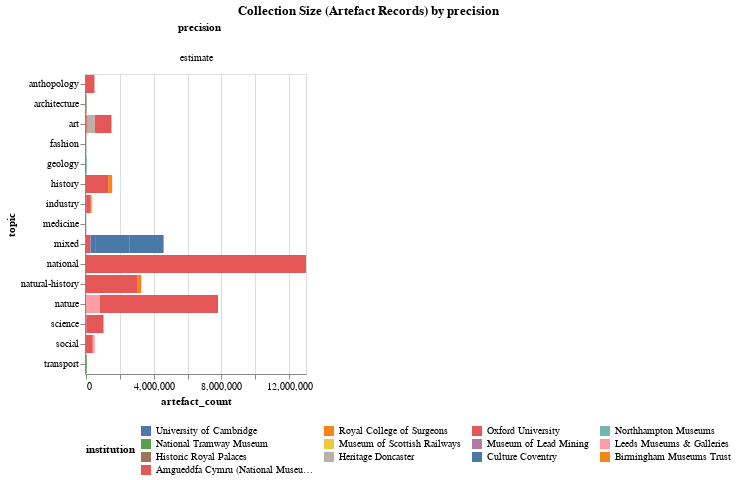

Here is the notebook cell this chart was saved with:
### Markdown cell above
## Artefacts  by precision

### Code cell
title = alt.TitleParams('Collection Size (Artefact) by precision', anchor='middle')
alt.Chart(artefacts_sub_df, title=title).mark_bar().encode(
    column='precision:O',
    x='artefact_count:Q',
    y='topic:N',
    tooltip=['institution','subcollection'],
    color=alt.Color('institution:N', sort='descending').legend(orient="bottom", titleOrient="left", columns=4)
).properties(width=220).resolve_scale(x='independent')

### Figure 1 — Vega-Lite specification as saved in the notebook (floating-point values rounded to 4 significant figures)
{"config": {"view": {"continuousWidth": 300, "continuousHeight": 300}}, "data": {"name": "data-3d8075c84e0361c60a1345eaa0c7b23a"}, "mark": {"type": "bar"}, "encoding": {"color": {"field": "institution", "legend": {"orient": "bottom", "titleOrient": "left", "columns": 4}, "sort": "descending", "type": "nominal"}, "column": {"field": "precision", "type": "ordinal"}, "tooltip": [{"field": "institution", "type": "nominal"}, {"field": "subcollection", "type": "nominal"}], "x": {"field": "artefact_count", "type": "quantitative"}, "y": {"field": "topic", "type": "nominal"}}, "resolve": {"scale": {"x": "independent"}}, "title": {"text": "Collection Size (Artefact Records) by precision", "anchor": "middle"}, "width": 220, "$schema": "https://vega.github.io/schema/vega-lite/v5.17.0.json", "datasets": {"data-3d8075c84e0361c60a1345eaa0c7b23a": [{"institution": "Oxford University", "subcollection": "Ashmolean Museum", "sector": "university", "type": "museum", "topic": "art", "precision": "estimate", "artefact_count": 1000000}, {"institution": "Oxford University", "subcollection": "History of Science Museum", "sector": "university", "type": "museum", "topic": "science", "precision": "estimate", "artefact_count": 30000}, {"institution": "Oxford University", "subcollection": "Museum of Natural History", "sector": "university", "type": "museum", "topic": "nature", "precision": "estimate", "artefact_count": 7000000}, {"institution": "Oxford University", "subcollection": "Pitt Rivers Museum", "sector": "university", "type": "museum", "topic": "anthopology", "precision": "estimate", "artefact_count": 500000}, {"institution": "Oxford University", "subcollection": "Bodleian Library", "sector": "university", "type": "library", "topic": "national", "precision": "estimate", "artefact_count": 13000000}, {"institution": "Oxford University", "subcollection": "History of Science Museum", "sector": "university", "type": "museum", "topic": "science", "precision": "estimate", "artefact_count": 1000000}, {"institution": "University of Cambridge", "subcollection": "Museum of Zoology", "sector": "university", "type": "museum", "topic": "mixed", "precision": "estimate", "artefact_count": 2000000}, {"institution": "University of Cambridge", "subcollection": "Sedgewick Museum of Earth Sciences", "sector": "university", "type": "museum", "topic": "mixed", "precision": "estimate", "artefact_count": 2000000}, {"institution": "University of Cambridge", "subcollection": "Whipple Museum of the History of Science", "sector": "university", "type": "museum", "topic": "science", "precision": "estimate", "artefact_count": 7000}, {"institution": "Royal College of Surgeons", "subcollection": "Hunterian Museum", "sector": "university", "type": "museum", "topic": "medicine", "precision": "estimate", "artefact_count": 3500}, {"institution": "Amgueddfa Cymru (National Museum Wales)", "subcollection": "Archaeology & Numismatics", "sector": "national", "type": "museum", "topic": "history", "precision": "estimate", "artefact_count": 1306174}, {"institution": "Amgueddfa Cymru (National Museum Wales)", "subcollection": "Art", "sector": "national", "type": "museum", "topic": "art", "precision": "estimate", "artefact_count": 46785}, {"institution": "Amgueddfa Cymru (National Museum Wales)", "subcollection": "Natural Sciences", "sector": "national", "type": "museum", "topic": "natural-history", "precision": "estimate", "artefact_count": 3018657}, {"institution": "Amgueddfa Cymru (National Museum Wales)", "subcollection": "National Wool Museum", "sector": "national", "type": "museum", "topic": "industry", "precision": "estimate", "artefact_count": 12000}, {"institution": "Amgueddfa Cymru (National Museum Wales)", "subcollection": "Industry", "sector": "national", "type": "museum", "topic": "industry", "precision": "estimate", "artefact_count": 268977}, {"institution": "Amgueddfa Cymru (National Museum Wales)", "subcollection": "Library", "sector": "national", "type": "library", "topic": "mixed", "precision": "estimate", "artefact_count": 265159}, {"institution": "Amgueddfa Cymru (National Museum Wales)", "subcollection": "Social & Cultural History", "sector": "national", "type": "museum", "topic": "social", "precision": "estimate", "artefact_count": 401833}, {"institution": "Historic Royal Palaces", "subcollection": "Royal Ceremonial Dress Collection", "sector": "national", "type": "museum", "topic": "fashion", "precision": "estimate", "artefact_count": 11000}, {"institution": "Historic Royal Palaces", "subcollection": "General Collection", "sector": "national", "type": "museum", "topic": "art", "precision": "estimate", "artefact_count": 10000}, {"institution": "Historic Royal Palaces", "subcollection": "Architectural drawings archive", "sector": "national", "type": "archive", "topic": "architecture", "precision": "estimate", "artefact_count": 22000}, {"institution": "Historic Royal Palaces", "subcollection": "Architectural/Archaeological Materials", "sector": "national", "type": "archive", "topic": "architecture", "precision": "estimate", "artefact_count": 10000}, {"institution": "National Tramway Museum", "subcollection": "Tramcar and tramway vehicle collection", "sector": "national", "type": "museum", "topic": "transport", "precision": "estimate", "artefact_count": 90}, {"institution": "National Tramway Museum", "subcollection": "Technical Drawings", "sector": "national", "type": "museum", "topic": "transport", "precision": "estimate", "artefact_count": 6000}, {"institution": "National Tramway Museum", "subcollection": "Ephemera", "sector": "national", "type": "museum", "topic": "transport", "precision": "estimate", "artefact_count": 40000}, {"institution": "National Tramway Museum", "subcollection": "Cine Film", "sector": "national", "type": "museum", "topic": "transport", "precision": "estimate", "artefact_count": 600}, {"institution": "Museum of Lead Mining", "subcollection": "Miners' Library Collection", "sector": "independent", "type": "library", "topic": "industry", "precision": "estimate", "artefact_count": 2572}, {"institution": "Museum of Scottish Railways", "subcollection": "Small Objects", "sector": "independent", "type": "museum", "topic": "industry", "precision": "estimate", "artefact_count": 50000}, {"institution": "Birmingham Museums Trust", "subcollection": "Art & Design Collection", "sector": "regional", "type": "museum", "topic": "art", "precision": "estimate", "artefact_count": 58805}, {"institution": "Birmingham Museums Trust", "subcollection": "Art & Design Collection", "sector": "regional", "type": "museum", "topic": "history", "precision": "estimate", "artefact_count": 230000}, {"institution": "Birmingham Museums Trust", "subcollection": "Natural Science Collection", "sector": "regional", "type": "museum", "topic": "natural-history", "precision": "estimate", "artefact_count": 250000}, {"institution": "Birmingham Museums Trust", "subcollection": "Science and Industry Collection", "sector": "regional", "type": "museum", "topic": "industry", "precision": "estimate", "artefact_count": 40000}, {"institution": "Culture Coventry", "subcollection": "Herbert Art Gallery & Museum", "sector": "regional", "type": "museum", "topic": "mixed", "precision": "estimate", "artefact_count": 320000}, {"institution": "Heritage Doncaster", "subcollection": "Fine Art Collection", "sector": "regional", "type": "museum", "topic": "art", "precision": "estimate", "artefact_count": 1750}, {"institution": "Heritage Doncaster", "subcollection": "Social History Collection", "sector": "regional", "type": "museum", "topic": "social", "precision": "estimate", "artefact_count": 20000}, {"institution": "Heritage Doncaster", "subcollection": "Decorative Art Collection", "sector": "regional", "type": "museum", "topic": "art", "precision": "estimate", "artefact_count": 5000}, {"institution": "Heritage Doncaster", "subcollection": "Natural Sciences Collection", "sector": "regional", "type": "museum", "topic": "art", "precision": "estimate", "artefact_count": 380000}, {"institution": "Leeds Museums & Galleries", "subcollection": "Natural Science Collection", "sector": "regional", "type": "museum", "topic": "nature", "precision": "estimate", "artefact_count": 800000}, {"institution": "Leeds Museums & Galleries", "subcollection": "Social History Collection", "sector": "regional", "type": "museum", "topic": "social", "precision": "estimate", "artefact_count": 100000}, {"institution": "Leeds Museums & Galleries", "subcollection": "World Cultures", "sector": "regional", "type": "museum", "topic": "history", "precision": "estimate", "artefact_count": 12000}, {"institution": "Northhampton Museums", "subcollection": "Ethnography", "sector": "regional", "type": "museum", "topic": "social", "precision": "estimate", "artefact_count": 524}, {"institution": "Northhampton Museums", "subcollection": "Geology", "sector": "regional", "type": "museum", "topic": "geology", "precision": "estimate", "artefact_count": 40000}, {"institution": "Northhampton Museums", "subcollection": "Fine Art", "sector": "regional", "type": "museum", "topic": "art", "precision": "estimate", "artefact_count": 3500}]}}
